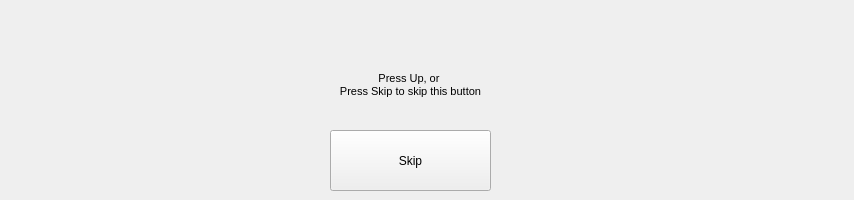
<?xml version="1.0" encoding="UTF-8"?>
<ui version="4.0">
 <class>keyconfigdialogClass</class>
 <widget class="QWidget" name="keyconfigdialogClass">
  <property name="geometry">
   <rect>
    <x>0</x>
    <y>0</y>
    <width>854</width>
    <height>200</height>
   </rect>
  </property>
  <property name="baseSize">
   <size>
    <width>640</width>
    <height>150</height>
   </size>
  </property>
  <property name="windowTitle">
   <string>keyconfigdialog</string>
  </property>
  <widget class="QLabel" name="keyLabel">
   <property name="geometry">
    <rect>
     <x>0</x>
     <y>0</y>
     <width>821</width>
     <height>171</height>
    </rect>
   </property>
   <property name="font">
    <font>
     <pointsize>18</pointsize>
    </font>
   </property>
   <property name="styleSheet">
    <string notr="true"/>
   </property>
   <property name="text">
    <string>&lt;!DOCTYPE HTML PUBLIC &quot;-//W3C//DTD HTML 4.0//EN&quot; &quot;http://www.w3.org/TR/REC-html40/strict.dtd&quot;&gt;
&lt;html&gt;&lt;head&gt;&lt;meta name=&quot;qrichtext&quot; content=&quot;1&quot; /&gt;&lt;style type=&quot;text/css&quot;&gt;
p, li { white-space: pre-wrap; }
&lt;/style&gt;&lt;/head&gt;&lt;body style=&quot; font-family:'MS Shell Dlg 2'; font-size:8.25pt; font-weight:400; font-style:normal;&quot;&gt;
&lt;p align=&quot;center&quot; style=&quot; margin-top:0px; margin-bottom:0px; margin-left:0px; margin-right:0px; -qt-block-indent:0; text-indent:0px; font-size:8pt;&quot;&gt;Press Up, or &lt;/p&gt;
&lt;p align=&quot;center&quot; style=&quot; margin-top:0px; margin-bottom:0px; margin-left:0px; margin-right:0px; -qt-block-indent:0; text-indent:0px; font-size:8pt;&quot;&gt;Press Skip to skip this button&lt;/p&gt;&lt;/body&gt;&lt;/html&gt;</string>
   </property>
   <property name="alignment">
    <set>Qt::AlignCenter</set>
   </property>
  </widget>
  <widget class="QPushButton" name="cancelButton">
   <property name="geometry">
    <rect>
     <x>330</x>
     <y>130</y>
     <width>161</width>
     <height>61</height>
    </rect>
   </property>
   <property name="text">
    <string>Skip</string>
   </property>
  </widget>
 </widget>
 <layoutdefault spacing="6" margin="11"/>
 <resources/>
 <connections/>
</ui>
